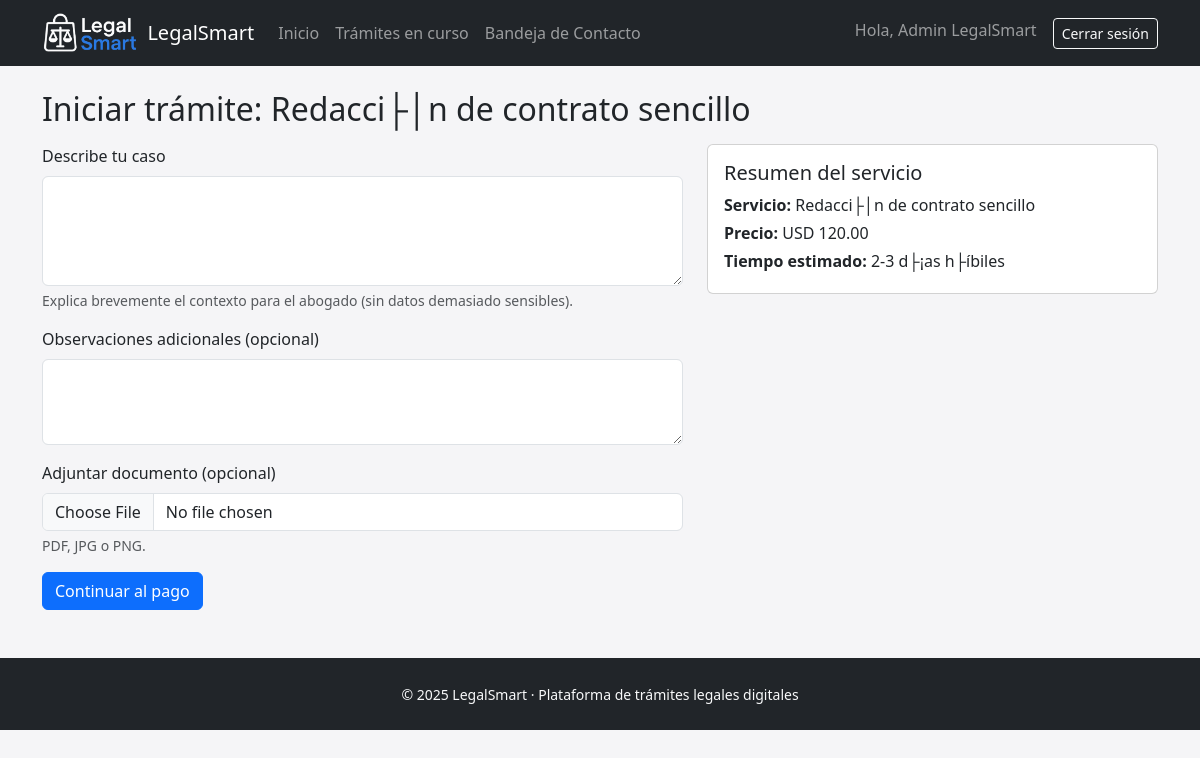
The app's page /crear_tramite.php?id_servicio=2 (signed in) with its own data.
### tables this page shows
CREATE TABLE `servicios` (
  `id` int NOT NULL AUTO_INCREMENT,
  `nombre` varchar(150) NOT NULL,
  `descripcion` text NOT NULL,
  `precio` decimal(10,2) NOT NULL,
  `tiempo_estimado` varchar(100) DEFAULT NULL,
  `slug` varchar(160) DEFAULT NULL,
  `activo` tinyint(1) NOT NULL DEFAULT '1',
  `detalle` longtext,
  `documentos_json` longtext,
  PRIMARY KEY (`id`)
);

### crear_tramite.php (the view, shortened to what this page needs)
<?php
require_once __DIR__ . '/config/db.php';
$idServicio = isset($_GET['id_servicio']) ? (int)$_GET['id_servicio'] : 0;
$stmt = $pdo->prepare("SELECT * FROM servicios WHERE id = ? AND activo = 1");
$stmt->execute([$idServicio]);
$servicio = $stmt->fetch(PDO::FETCH_ASSOC);
$documentosReq = [];
require_once __DIR__ . '/includes/header.php';
require_once __DIR__ . '/includes/navbar.php';
?>
<div class="container">
  <h2 class="mb-3">Iniciar trámite: <?= htmlspecialchars($servicio['nombre']); ?></h2>
  <div class="row">
    <div class="col-md-7">
      <form method="post" enctype="multipart/form-data">
        <div class="mb-3">
          <label class="form-label">Describe tu caso</label>
          <textarea name="descripcion" class="form-control" rows="4" required><?= htmlspecialchars($_POST['descripcion'] ?? ''); ?></textarea>
          <div class="form-text">Explica brevemente el contexto para el abogado (sin datos demasiado sensibles).</div>
        </div>
        <div class="mb-3">
          <label class="form-label">Observaciones adicionales (opcional)</label>
          <textarea name="observaciones" class="form-control" rows="3"><?= htmlspecialchars($_POST['observaciones'] ?? ''); ?></textarea>
        </div>
        <?php if (!empty($documentosReq)): ?>
          <div class="card mb-3">
            <div class="card-body">
              <h5 class="mb-3">Documentos requeridos</h5>
              <?php foreach ($documentosReq as $i => $doc): ?>
                <div class="mb-3">
                  <label class="form-label"><?= ($i+1) . '. ' . htmlspecialchars($doc); ?></label>
                  <input type="file" name="docs[]" class="form-control" accept=".pdf,.jpg,.jpeg,.png" required>
                </div>
              <?php endforeach; ?>
              <div class="form-text">Formatos permitidos: PDF, JPG, PNG.</div>
            </div>
          </div>
        <?php else: ?>
          <div class="mb-3">
            <label class="form-label">Adjuntar documento (opcional)</label>
            <input type="file" name="docs[]" class="form-control" accept=".pdf,.jpg,.jpeg,.png">
            <div class="form-text">PDF, JPG o PNG.</div>
          </div>
        <?php endif; ?>
        <button type="submit" class="btn btn-primary">Continuar al pago</button>
      </form>
    </div>
    <div class="col-md-5">
      <div class="card">
        <div class="card-body">
          <h5>Resumen del servicio</h5>
          <p class="mb-1"><strong>Servicio:</strong> <?= htmlspecialchars($servicio['nombre']); ?></p>
          <p class="mb-1"><strong>Precio:</strong> USD <?= number_format($servicio['precio'], 2); ?></p>
          <?php if (!empty($servicio['tiempo_estimado'])): ?>
            <p class="mb-1"><strong>Tiempo estimado:</strong> <?= htmlspecialchars($servicio['tiempo_estimado']); ?></p>
          <?php endif; ?>
        </div>
      </div>
    </div>
  </div>
</div>
<?php require_once __DIR__ . '/includes/footer.php'; ?>

### assets/css/style.css (style rules this page uses)
body.bg-light { background-color: #f5f5f7 !important; }

### records on screen
servicios: nombre "Redacci├│n de contrato sencillo", precio "120.00", tiempo_estimado "2-3 d├¡as h├íbiles"

### other values on screen
$_SESSION['user_nombre'] "Admin LegalSmart"
